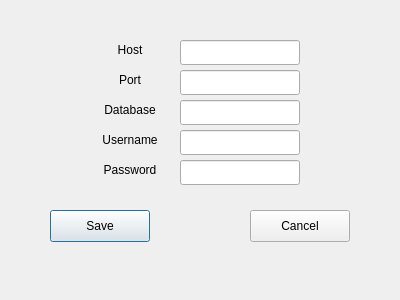
<?xml version="1.0" encoding="UTF-8"?>
<ui version="4.0">
 <class>ConfigDialog</class>
 <widget class="QDialog" name="ConfigDialog">
  <property name="geometry">
   <rect>
    <x>0</x>
    <y>0</y>
    <width>400</width>
    <height>300</height>
   </rect>
  </property>
  <property name="windowTitle">
   <string>Config</string>
  </property>
  <widget class="QLabel" name="label">
   <property name="geometry">
    <rect>
     <x>100</x>
     <y>40</y>
     <width>60</width>
     <height>20</height>
    </rect>
   </property>
   <property name="text">
    <string>Host</string>
   </property>
   <property name="alignment">
    <set>Qt::AlignCenter</set>
   </property>
  </widget>
  <widget class="QLabel" name="label_2">
   <property name="geometry">
    <rect>
     <x>100</x>
     <y>70</y>
     <width>60</width>
     <height>20</height>
    </rect>
   </property>
   <property name="text">
    <string>Port</string>
   </property>
   <property name="alignment">
    <set>Qt::AlignCenter</set>
   </property>
  </widget>
  <widget class="QLabel" name="label_3">
   <property name="geometry">
    <rect>
     <x>100</x>
     <y>100</y>
     <width>60</width>
     <height>20</height>
    </rect>
   </property>
   <property name="text">
    <string>Database</string>
   </property>
   <property name="alignment">
    <set>Qt::AlignCenter</set>
   </property>
  </widget>
  <widget class="QLabel" name="label_4">
   <property name="geometry">
    <rect>
     <x>100</x>
     <y>130</y>
     <width>60</width>
     <height>20</height>
    </rect>
   </property>
   <property name="text">
    <string>Username</string>
   </property>
   <property name="alignment">
    <set>Qt::AlignCenter</set>
   </property>
  </widget>
  <widget class="QLabel" name="label_5">
   <property name="geometry">
    <rect>
     <x>100</x>
     <y>160</y>
     <width>60</width>
     <height>20</height>
    </rect>
   </property>
   <property name="text">
    <string>Password</string>
   </property>
   <property name="alignment">
    <set>Qt::AlignCenter</set>
   </property>
  </widget>
  <widget class="QLineEdit" name="hostEdit">
   <property name="geometry">
    <rect>
     <x>180</x>
     <y>40</y>
     <width>120</width>
     <height>25</height>
    </rect>
   </property>
  </widget>
  <widget class="QLineEdit" name="portEdit">
   <property name="geometry">
    <rect>
     <x>180</x>
     <y>70</y>
     <width>120</width>
     <height>25</height>
    </rect>
   </property>
  </widget>
  <widget class="QLineEdit" name="nameEdit">
   <property name="geometry">
    <rect>
     <x>180</x>
     <y>100</y>
     <width>120</width>
     <height>25</height>
    </rect>
   </property>
  </widget>
  <widget class="QLineEdit" name="userEdit">
   <property name="geometry">
    <rect>
     <x>180</x>
     <y>130</y>
     <width>120</width>
     <height>25</height>
    </rect>
   </property>
  </widget>
  <widget class="QLineEdit" name="pwdEdit">
   <property name="geometry">
    <rect>
     <x>180</x>
     <y>160</y>
     <width>120</width>
     <height>25</height>
    </rect>
   </property>
   <property name="echoMode">
    <enum>QLineEdit::Password</enum>
   </property>
  </widget>
  <widget class="QPushButton" name="saveButton">
   <property name="geometry">
    <rect>
     <x>50</x>
     <y>210</y>
     <width>100</width>
     <height>32</height>
    </rect>
   </property>
   <property name="text">
    <string>Save</string>
   </property>
  </widget>
  <widget class="QPushButton" name="cancelButton">
   <property name="geometry">
    <rect>
     <x>250</x>
     <y>210</y>
     <width>100</width>
     <height>32</height>
    </rect>
   </property>
   <property name="text">
    <string>Cancel</string>
   </property>
  </widget>
 </widget>
 <resources/>
 <connections>
  <connection>
   <sender>cancelButton</sender>
   <signal>clicked()</signal>
   <receiver>ConfigDialog</receiver>
   <slot>close()</slot>
   <hints>
    <hint type="sourcelabel">
     <x>306</x>
     <y>225</y>
    </hint>
    <hint type="destinationlabel">
     <x>199</x>
     <y>149</y>
    </hint>
   </hints>
  </connection>
 </connections>
</ui>
